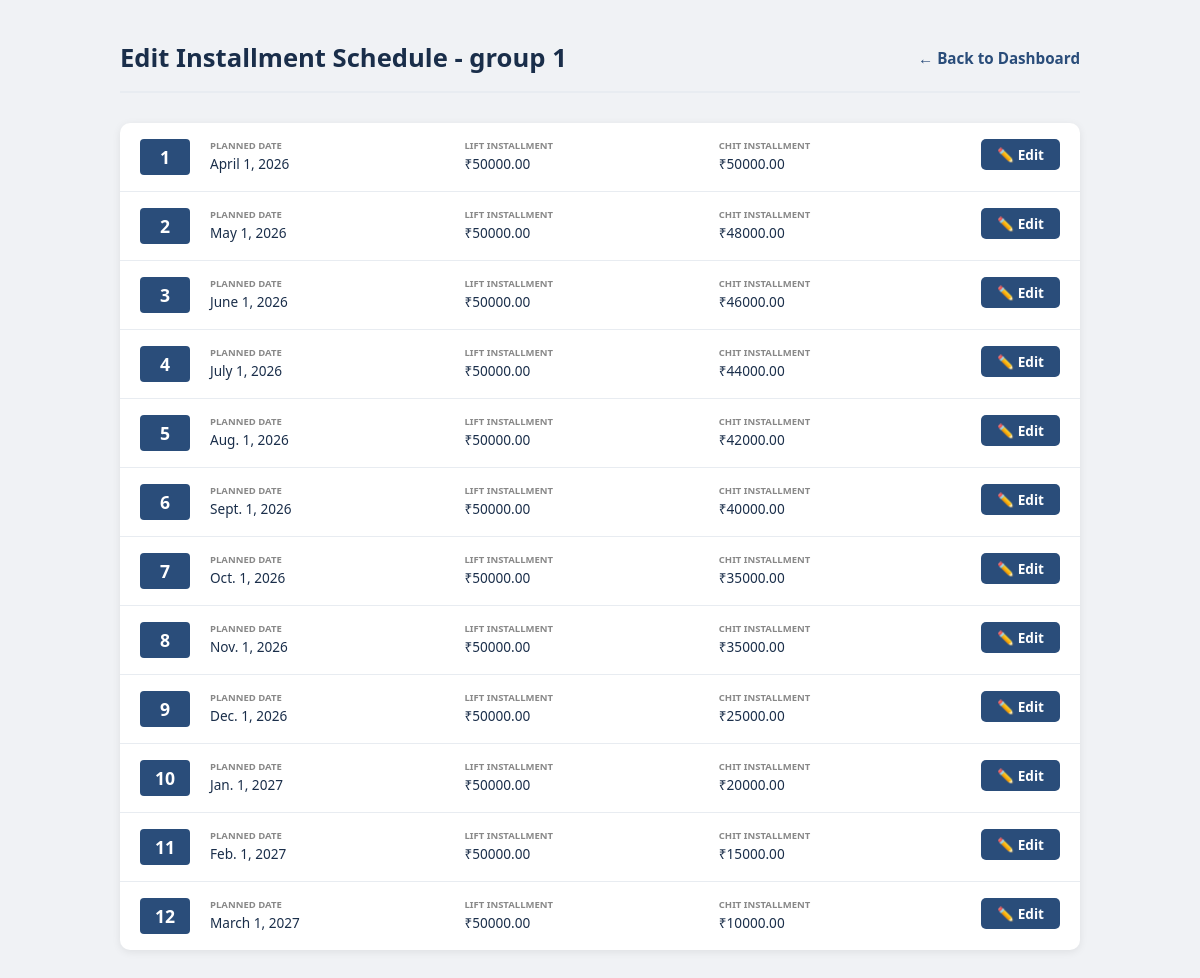
The page /management/group/2/schedules/ on the database its author committed.
### management/models.py (models this page shows, shortened)
class ChitGroup(models.Model):
    STATUS_CHOICES = [
        ('upcoming', 'Upcoming'),
        ('active', 'Active'),
        ('closed', 'Closed'),
    ]
    FREQUENCY_CHOICES = [
        (1, 'Monthly'),
        (2, 'Every 2 Months'),
        (3, 'Every 3 Months'),
        (6, 'Every 6 Months'),
    ]
    name = models.CharField(max_length=200)
    total_members = models.PositiveIntegerField()
    installment_amount = models.DecimalField(max_digits=10, decimal_places=2, help_text='Amount each non-winner pays per round')
    prize_amount = models.DecimalField(max_digits=12, decimal_places=2, help_text='Total prize amount winner receives')
    frequency_months = models.PositiveIntegerField(choices=FREQUENCY_CHOICES, default=3, help_text='How often the chit auction happens')
    total_rounds = models.PositiveIntegerField(help_text='Total number of rounds (equal to total members)')
    start_date = models.DateField()
    due_day = models.PositiveIntegerField(default=10, help_text='Day of month by which payment is due')
    penalty_amount = models.DecimalField(max_digits=8, decimal_places=2, default=0, help_text='Penalty for late payment')
    status = models.CharField(max_length=10, choices=STATUS_CHOICES, default='upcoming')
    notes = models.TextField(blank=True, null=True)
    class Meta:
        verbose_name = 'Chit Group'
        verbose_name_plural = 'Chit Groups'
        ordering = ['-start_date']

class RoundSchedule(models.Model):
    chit_group = models.ForeignKey(ChitGroup, on_delete=models.CASCADE, related_name='round_schedules')
    round_number = models.PositiveIntegerField()
    planned_date = models.DateField()
    winner_installment_amount = models.DecimalField(max_digits=10, decimal_places=2, help_text='Amount the winner of this round pays')
    others_installment_amount = models.DecimalField(max_digits=10, decimal_places=2, help_text='Amount all other members pay (usually fixed)')
    class Meta:
        verbose_name = 'Round Schedule'
        verbose_name_plural = 'Round Schedules'
        unique_together = [['chit_group', 'round_number']]
        ordering = ['chit_group', 'round_number']

### management/views.py (the view)
# urls.py: path('group/<int:group_id>/schedules/', views.edit_schedules, name='edit_schedules'),
def edit_schedules(request, group_id):
    group = get_object_or_404(ChitGroup, pk=group_id)
    schedules = group.round_schedules.order_by('round_number')
    return render(request, 'management/edit_schedules.html', {
        'group': group,
        'schedules': schedules,
    })

### management/templates/management/edit_schedules.html (shortened to what this page needs)
<!DOCTYPE html>
<html lang="en">
<head>
</head>
<body>
    <div class="container">
        <div class="header">
            <h1>Edit Installment Schedule - {{ group.name }}</h1>
            <a href="{% url 'dashboard_group' group.id %}">← Back to Dashboard</a>
        </div>
        {% if schedules %}
        <div class="schedule-list">
            {% for schedule in schedules %}
            <div class="schedule-item">
                <div class="schedule-number">{{ schedule.round_number }}</div>
                <div class="schedule-info">
                    <div class="info-item">
                        <div class="info-label">Planned Date</div>
                        <div class="info-value">{{ schedule.planned_date }}</div>
                    </div>
                    <div class="info-item">
                        <div class="info-label">Lift Installment</div>
                        <div class="info-value">₹{{ schedule.winner_installment_amount|floatformat:2 }}</div>
                    </div>
                    <div class="info-item">
                        <div class="info-label">Chit Installment</div>
                        <div class="info-value">₹{{ schedule.others_installment_amount|floatformat:2 }}</div>
                    </div>
                </div>
                <div class="schedule-action">
                    <a href="{% url 'edit_schedule' group.id schedule.id %}" class="btn-edit">✏️ Edit</a>
                </div>
            </div>
            {% endfor %}
        </div>
        {% else %}
        <div class="empty-state">
            <p>No installment schedule entries created yet.</p>
        </div>
        {% endif %}
    </div>
</body>
</html>

### management/templates/management/edit_schedules.html (style rules this page uses)
* { box-sizing: border-box; margin: 0; padding: 0; }
body { font-family: 'Segoe UI', Arial, sans-serif; background: #f0f2f5; color: #222; }
.container { max-width: 1000px; margin: 0 auto; padding: 40px 20px; }
.header { display: flex; align-items: center; justify-content: space-between; margin-bottom: 30px; border-bottom: 2px solid #e8ecf1; padding-bottom: 16px; }
.header h1 { color: #1a2e4a; font-size: 1.6em; }
.header a { color: #2a4d7a; text-decoration: none; font-weight: 600; font-size: 0.95em; }
.schedule-list { background: #fff; border-radius: 10px; box-shadow: 0 2px 8px rgba(0,0,0,0.08); overflow: hidden; }
.schedule-item { display: grid; grid-template-columns: auto 1fr auto; gap: 20px; align-items: start; padding: 16px 20px; border-bottom: 1px solid #e8ecf1; transition: background-color 0.15s; }
.schedule-item:last-child { border-bottom: none; }
.schedule-number { display: inline-block; background: #2a4d7a; color: #fff; padding: 6px 12px; border-radius: 4px; font-weight: 700; font-size: 1.1em; min-width: 50px; text-align: center; }
.schedule-info { display: grid; grid-template-columns: repeat(auto-fit, minmax(170px, 1fr)); gap: 12px; }
.info-item { font-size: 0.85em; }
.info-label { color: #888; text-transform: uppercase; font-size: 0.7em; font-weight: 600; margin-bottom: 2px; }
.info-value { color: #1a2e4a; font-weight: 500; }
.schedule-action { display: flex; gap: 8px; }
.btn-edit { display: inline-block; background: #2a4d7a; color: #fff; padding: 6px 16px; border-radius: 5px; text-decoration: none; font-weight: 600; font-size: 0.85em; transition: background-color 0.15s; }

### rows shown on the page
ChitGroup: name "group 1"
RoundSchedule: round_number "1", planned_date "April 1, 2026", winner_installment_amount "50000.00", others_installment_amount "50000.00"
RoundSchedule: round_number "2", planned_date "May 1, 2026", winner_installment_amount "50000.00", others_installment_amount "48000.00"
RoundSchedule: round_number "3", planned_date "June 1, 2026", winner_installment_amount "50000.00", others_installment_amount "46000.00"
RoundSchedule: round_number "4", planned_date "July 1, 2026", winner_installment_amount "50000.00", others_installment_amount "44000.00"
RoundSchedule: round_number "5", planned_date "Aug. 1, 2026", winner_installment_amount "50000.00", others_installment_amount "42000.00"
RoundSchedule: round_number "6", planned_date "Sept. 1, 2026", winner_installment_amount "50000.00", others_installment_amount "40000.00"
RoundSchedule: round_number "7", planned_date "Oct. 1, 2026", winner_installment_amount "50000.00", others_installment_amount "35000.00"
RoundSchedule: round_number "8", planned_date "Nov. 1, 2026", winner_installment_amount "50000.00", others_installment_amount "35000.00"
RoundSchedule: round_number "9", planned_date "Dec. 1, 2026", winner_installment_amount "50000.00", others_installment_amount "25000.00"
RoundSchedule: round_number "10", planned_date "Jan. 1, 2027", winner_installment_amount "50000.00", others_installment_amount "20000.00"
RoundSchedule: round_number "11", planned_date "Feb. 1, 2027", winner_installment_amount "50000.00", others_installment_amount "15000.00"
RoundSchedule: round_number "12", planned_date "March 1, 2027", winner_installment_amount "50000.00", others_installment_amount "10000.00"
